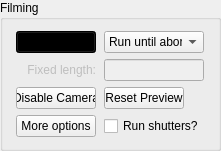
  <widget class="QGroupBox" name="groupBox_3">
   <property name="geometry">
    <rect>
     <x>10</x>
     <y>110</y>
     <width>221</width>
     <height>141</height>
    </rect>
   </property>
   <property name="title">
    <string>Filming</string>
   </property>
   <layout class="QGridLayout" name="gridLayout_6">
    <item row="0" column="0">
     <widget class="QPushButton" name="pushButton_Record">
      <property name="maximumSize">
       <size>
        <width>80</width>
        <height>16777215</height>
       </size>
      </property>
      <property name="palette">
       <palette>
        <active>
         <colorrole role="WindowText">
          <brush brushstyle="SolidPattern">
           <color alpha="255">
            <red>255</red>
            <green>255</green>
            <blue>255</blue>
           </color>
          </brush>
         </colorrole>
         <colorrole role="Button">
          <brush brushstyle="SolidPattern">
           <color alpha="255">
            <red>0</red>
            <green>0</green>
            <blue>0</blue>
           </color>
          </brush>
         </colorrole>
         <colorrole role="Light">
          <brush brushstyle="SolidPattern">
           <color alpha="255">
            <red>0</red>
            <green>0</green>
            <blue>0</blue>
           </color>
          </brush>
         </colorrole>
         <colorrole role="Midlight">
          <brush brushstyle="SolidPattern">
           <color alpha="255">
            <red>0</red>
            <green>0</green>
            <blue>0</blue>
           </color>
          </brush>
         </colorrole>
         <colorrole role="Dark">
          <brush brushstyle="SolidPattern">
           <color alpha="255">
            <red>0</red>
            <green>0</green>
            <blue>0</blue>
           </color>
          </brush>
         </colorrole>
         <colorrole role="Mid">
          <brush brushstyle="SolidPattern">
           <color alpha="255">
            <red>0</red>
            <green>0</green>
            <blue>0</blue>
           </color>
          </brush>
         </colorrole>
         <colorrole role="Text">
          <brush brushstyle="SolidPattern">
           <color alpha="255">
            <red>0</red>
            <green>0</green>
            <blue>0</blue>
           </color>
          </brush>
         </colorrole>
         <colorrole role="BrightText">
          <brush brushstyle="SolidPattern">
           <color alpha="255">
            <red>0</red>
            <green>0</green>
            <blue>0</blue>
           </color>
          </brush>
         </colorrole>
         <colorrole role="ButtonText">
          <brush brushstyle="SolidPattern">
           <color alpha="255">
            <red>0</red>
            <green>0</green>
            <blue>0</blue>
           </color>
          </brush>
         </colorrole>
         <colorrole role="Base">
          <brush brushstyle="SolidPattern">
           <color alpha="255">
            <red>0</red>
            <green>0</green>
            <blue>0</blue>
           </color>
          </brush>
         </colorrole>
         <colorrole role="Window">
          <brush brushstyle="SolidPattern">
           <color alpha="255">
            <red>0</red>
            <green>0</green>
            <blue>0</blue>
           </color>
          </brush>
         </colorrole>
         <colorrole role="Shadow">
          <brush brushstyle="SolidPattern">
           <color alpha="255">
            <red>0</red>
            <green>0</green>
            <blue>0</blue>
           </color>
          </brush>
         </colorrole>
         <colorrole role="AlternateBase">
          <brush brushstyle="SolidPattern">
           <color alpha="255">
            <red>0</red>
            <green>0</green>
            <blue>0</blue>
           </color>
          </brush>
         </colorrole>
         <colorrole role="ToolTipBase">
          <brush brushstyle="SolidPattern">
           <color alpha="255">
            <red>255</red>
            <green>255</green>
            <blue>220</blue>
           </color>
          </brush>
         </colorrole>
         <colorrole role="ToolTipText">
          <brush brushstyle="SolidPattern">
           <color alpha="255">
            <red>0</red>
            <green>0</green>
            <blue>0</blue>
           </color>
          </brush>
         </colorrole>
        </active>
        <inactive>
         <colorrole role="WindowText">
          <brush brushstyle="SolidPattern">
           <color alpha="255">
            <red>255</red>
            <green>255</green>
            <blue>255</blue>
           </color>
          </brush>
         </colorrole>
         <colorrole role="Button">
          <brush brushstyle="SolidPattern">
           <color alpha="255">
            <red>0</red>
            <green>0</green>
            <blue>0</blue>
           </color>
          </brush>
         </colorrole>
         <colorrole role="Light">
          <brush brushstyle="SolidPattern">
           <color alpha="255">
            <red>0</red>
            <green>0</green>
            <blue>0</blue>
           </color>
          </brush>
         </colorrole>
         <colorrole role="Midlight">
          <brush brushstyle="SolidPattern">
           <color alpha="255">
            <red>0</red>
            <green>0</green>
            <blue>0</blue>
           </color>
          </brush>
         </colorrole>
         <colorrole role="Dark">
          <brush brushstyle="SolidPattern">
           <color alpha="255">
            <red>0</red>
            <green>0</green>
            <blue>0</blue>
           </color>
          </brush>
         </colorrole>
         <colorrole role="Mid">
          <brush brushstyle="SolidPattern">
           <color alpha="255">
            <red>0</red>
            <green>0</green>
            <blue>0</blue>
           </color>
          </brush>
         </colorrole>
         <colorrole role="Text">
          <brush brushstyle="SolidPattern">
           <color alpha="255">
            <red>0</red>
            <green>0</green>
            <blue>0</blue>
           </color>
          </brush>
         </colorrole>
         <colorrole role="BrightText">
          <brush brushstyle="SolidPattern">
           <color alpha="255">
            <red>0</red>
            <green>0</green>
            <blue>0</blue>
           </color>
          </brush>
         </colorrole>
         <colorrole role="ButtonText">
          <brush brushstyle="SolidPattern">
           <color alpha="255">
            <red>0</red>
            <green>0</green>
            <blue>0</blue>
           </color>
          </brush>
         </colorrole>
         <colorrole role="Base">
          <brush brushstyle="SolidPattern">
           <color alpha="255">
            <red>0</red>
            <green>0</green>
            <blue>0</blue>
           </color>
          </brush>
         </colorrole>
         <colorrole role="Window">
          <brush brushstyle="SolidPattern">
           <color alpha="255">
            <red>0</red>
            <green>0</green>
            <blue>0</blue>
           </color>
          </brush>
         </colorrole>
         <colorrole role="Shadow">
          <brush brushstyle="SolidPattern">
           <color alpha="255">
            <red>0</red>
            <green>0</green>
            <blue>0</blue>
           </color>
          </brush>
         </colorrole>
         <colorrole role="AlternateBase">
          <brush brushstyle="SolidPattern">
           <color alpha="255">
            <red>0</red>
            <green>0</green>
            <blue>0</blue>
           </color>
          </brush>
         </colorrole>
         <colorrole role="ToolTipBase">
          <brush brushstyle="SolidPattern">
           <color alpha="255">
            <red>255</red>
            <green>255</green>
            <blue>220</blue>
           </color>
          </brush>
         </colorrole>
         <colorrole role="ToolTipText">
          <brush brushstyle="SolidPattern">
           <color alpha="255">
            <red>0</red>
            <green>0</green>
            <blue>0</blue>
           </color>
          </brush>
         </colorrole>
        </inactive>
        <disabled>
         <colorrole role="WindowText">
          <brush brushstyle="SolidPattern">
           <color alpha="255">
            <red>0</red>
            <green>0</green>
            <blue>0</blue>
           </color>
          </brush>
         </colorrole>
         <colorrole role="Button">
          <brush brushstyle="SolidPattern">
           <color alpha="255">
            <red>0</red>
            <green>0</green>
            <blue>0</blue>
           </color>
          </brush>
         </colorrole>
         <colorrole role="Light">
          <brush brushstyle="SolidPattern">
           <color alpha="255">
            <red>0</red>
            <green>0</green>
            <blue>0</blue>
           </color>
          </brush>
         </colorrole>
         <colorrole role="Midlight">
          <brush brushstyle="SolidPattern">
           <color alpha="255">
            <red>0</red>
            <green>0</green>
            <blue>0</blue>
           </color>
          </brush>
         </colorrole>
         <colorrole role="Dark">
          <brush brushstyle="SolidPattern">
           <color alpha="255">
            <red>0</red>
            <green>0</green>
            <blue>0</blue>
           </color>
          </brush>
         </colorrole>
         <colorrole role="Mid">
          <brush brushstyle="SolidPattern">
           <color alpha="255">
            <red>0</red>
            <green>0</green>
            <blue>0</blue>
           </color>
          </brush>
         </colorrole>
         <colorrole role="Text">
          <brush brushstyle="SolidPattern">
           <color alpha="255">
            <red>0</red>
            <green>0</green>
            <blue>0</blue>
           </color>
          </brush>
         </colorrole>
         <colorrole role="BrightText">
          <brush brushstyle="SolidPattern">
           <color alpha="255">
            <red>0</red>
            <green>0</green>
            <blue>0</blue>
           </color>
          </brush>
         </colorrole>
         <colorrole role="ButtonText">
          <brush brushstyle="SolidPattern">
           <color alpha="255">
            <red>0</red>
            <green>0</green>
            <blue>0</blue>
           </color>
          </brush>
         </colorrole>
         <colorrole role="Base">
          <brush brushstyle="SolidPattern">
           <color alpha="255">
            <red>0</red>
            <green>0</green>
            <blue>0</blue>
           </color>
          </brush>
         </colorrole>
         <colorrole role="Window">
          <brush brushstyle="SolidPattern">
           <color alpha="255">
            <red>0</red>
            <green>0</green>
            <blue>0</blue>
           </color>
          </brush>
         </colorrole>
         <colorrole role="Shadow">
          <brush brushstyle="SolidPattern">
           <color alpha="255">
            <red>0</red>
            <green>0</green>
            <blue>0</blue>
           </color>
          </brush>
         </colorrole>
         <colorrole role="AlternateBase">
          <brush brushstyle="SolidPattern">
           <color alpha="255">
            <red>0</red>
            <green>0</green>
            <blue>0</blue>
           </color>
          </brush>
         </colorrole>
         <colorrole role="ToolTipBase">
          <brush brushstyle="SolidPattern">
           <color alpha="255">
            <red>255</red>
            <green>255</green>
            <blue>220</blue>
           </color>
          </brush>
         </colorrole>
         <colorrole role="ToolTipText">
          <brush brushstyle="SolidPattern">
           <color alpha="255">
            <red>0</red>
            <green>0</green>
            <blue>0</blue>
           </color>
          </brush>
         </colorrole>
        </disabled>
       </palette>
      </property>
      <property name="text">
       <string>Record</string>
      </property>
     </widget>
    </item>
    <item row="0" column="1">
     <widget class="QComboBox" name="comboBox_recordMode">
      <property name="maximumSize">
       <size>
        <width>100</width>
        <height>16777215</height>
       </size>
      </property>
      <item>
       <property name="text">
        <string>Run until abort</string>
       </property>
      </item>
      <item>
       <property name="text">
        <string>Fixed length</string>
       </property>
      </item>
     </widget>
    </item>
    <item row="2" column="0">
     <widget class="QPushButton" name="pushButton_stopCapture">
      <property name="maximumSize">
       <size>
        <width>80</width>
        <height>16777215</height>
       </size>
      </property>
      <property name="text">
       <string>Disable Camera</string>
      </property>
     </widget>
    </item>
    <item row="1" column="1">
     <widget class="QLineEdit" name="lineEdit_fixedLength">
      <property name="enabled">
       <bool>false</bool>
      </property>
      <property name="maximumSize">
       <size>
        <width>100</width>
        <height>16777215</height>
       </size>
      </property>
     </widget>
    </item>
    <item row="1" column="0">
     <widget class="QLabel" name="label_fixedLength">
      <property name="enabled">
       <bool>false</bool>
      </property>
      <property name="text">
       <string>Fixed length:</string>
      </property>
      <property name="alignment">
       <set>Qt::AlignRight|Qt::AlignTrailing|Qt::AlignVCenter</set>
      </property>
     </widget>
    </item>
    <item row="2" column="1">
     <widget class="QPushButton" name="resetPreview_pushButton">
      <property name="sizePolicy">
       <sizepolicy hsizetype="Minimum" vsizetype="Fixed">
        <horstretch>0</horstretch>
        <verstretch>0</verstretch>
       </sizepolicy>
      </property>
      <property name="minimumSize">
       <size>
        <width>80</width>
        <height>0</height>
       </size>
      </property>
      <property name="maximumSize">
       <size>
        <width>80</width>
        <height>16777215</height>
       </size>
      </property>
      <property name="text">
       <string>Reset Preview</string>
      </property>
     </widget>
    </item>
    <item row="3" column="0">
     <widget class="QPushButton" name="pushButton_moreOptions">
      <property name="text">
       <string>More options</string>
      </property>
     </widget>
    </item>
    <item row="3" column="1">
     <widget class="QCheckBox" name="checkBox_runShutters">
      <property name="text">
       <string>Run shutters?</string>
      </property>
     </widget>
    </item>
   </layout>
  </widget>
